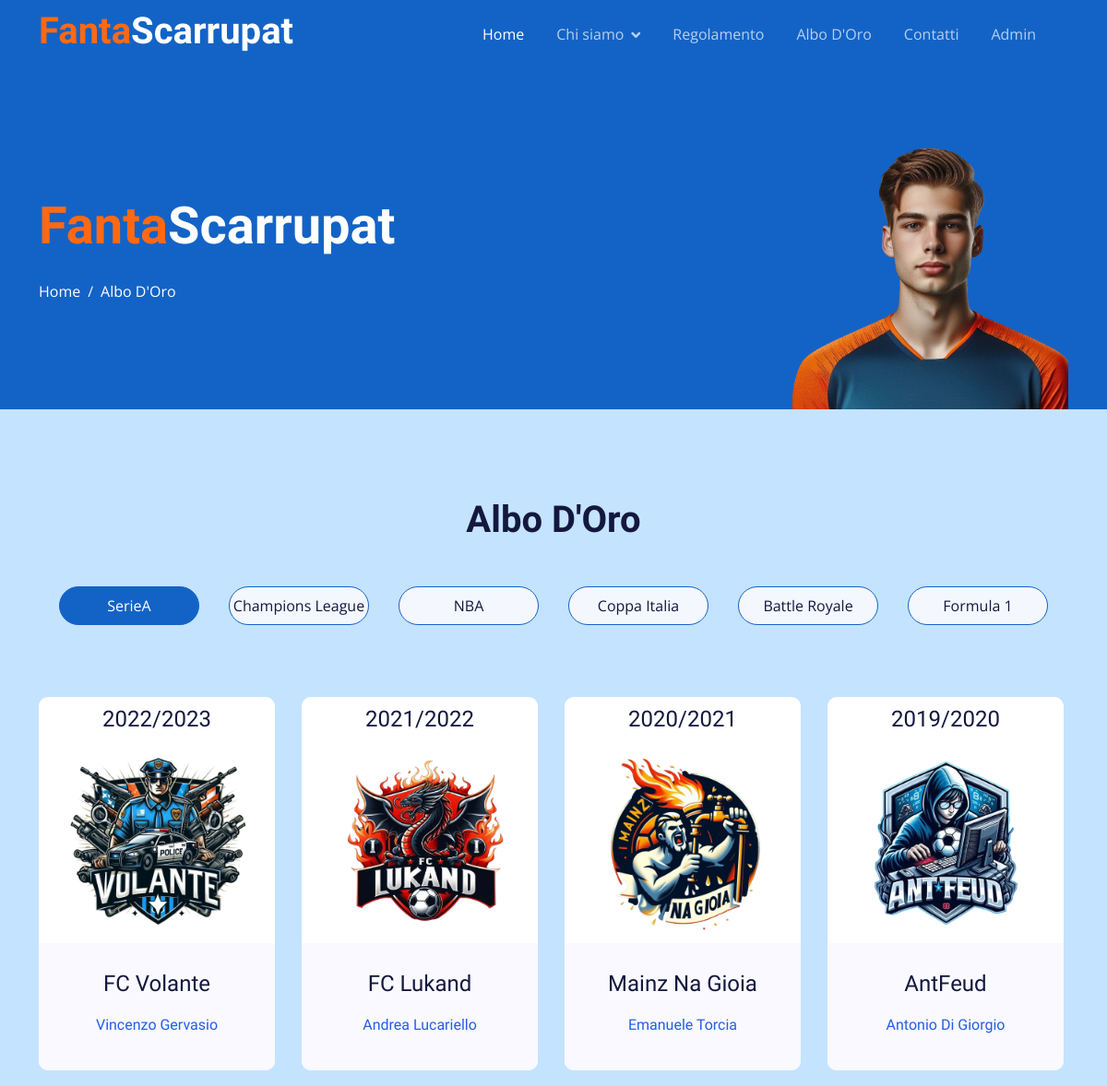
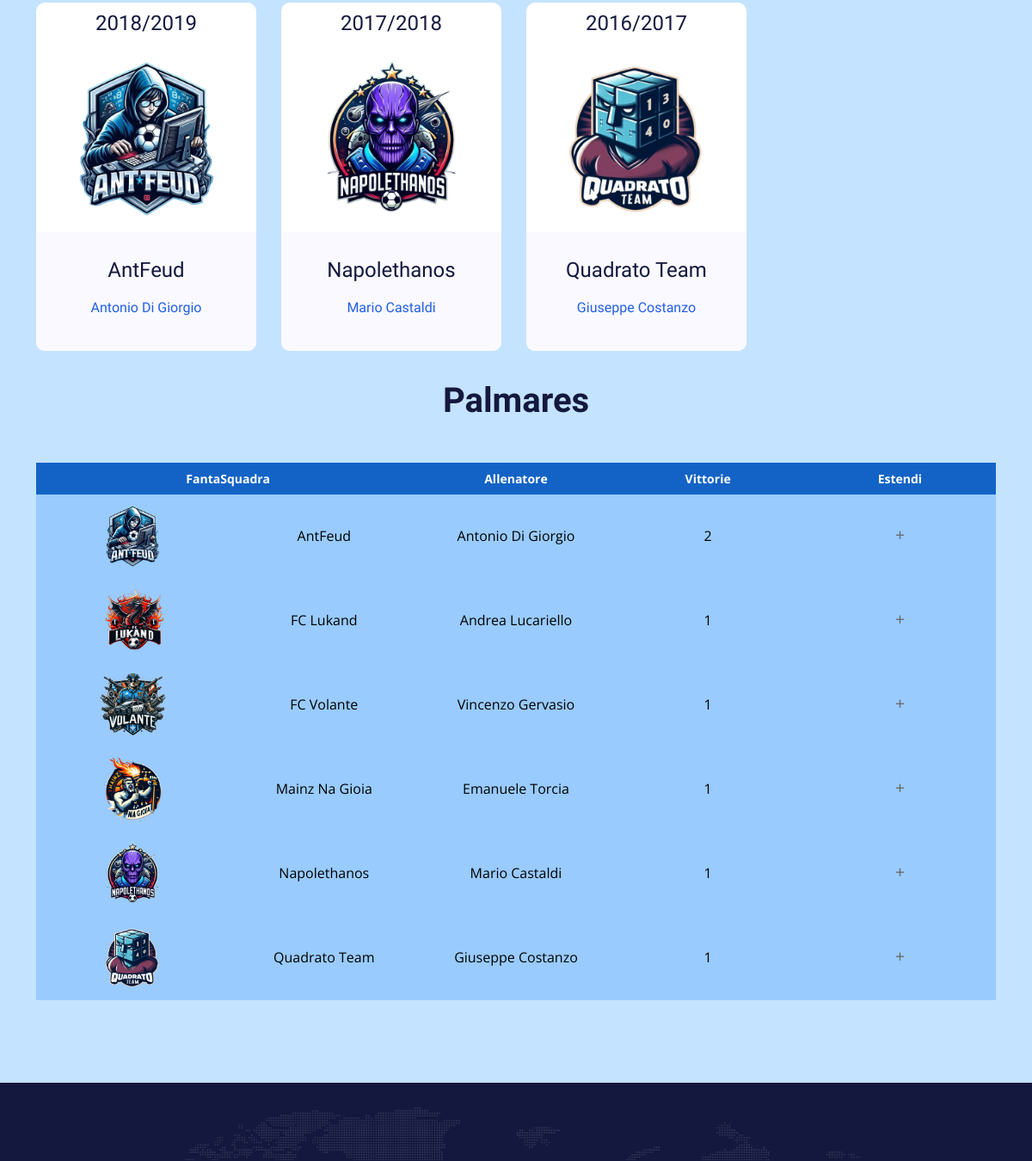
The page /alboDOro.php (upper part) on the database as committed earlier (2 pictures, top to bottom).
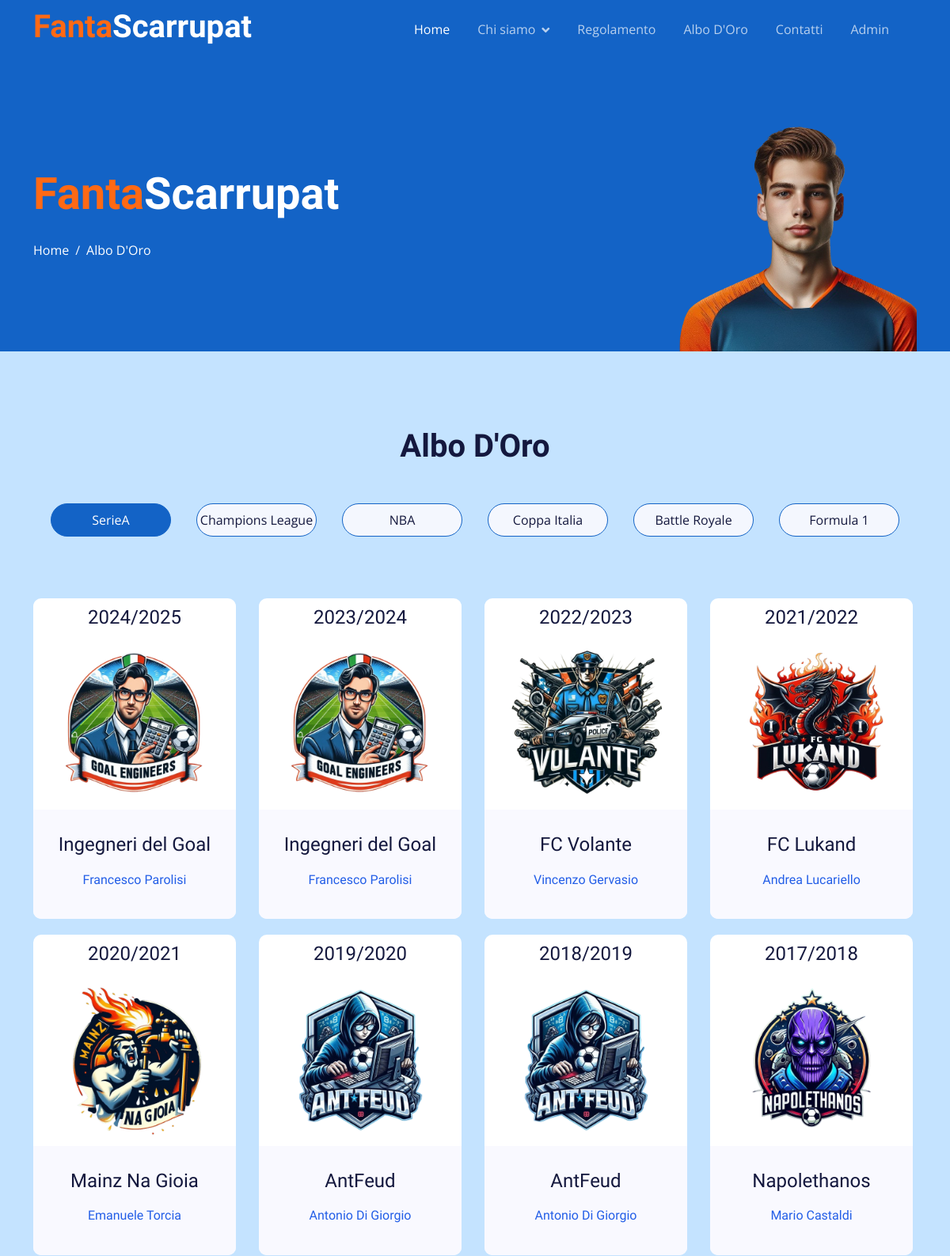
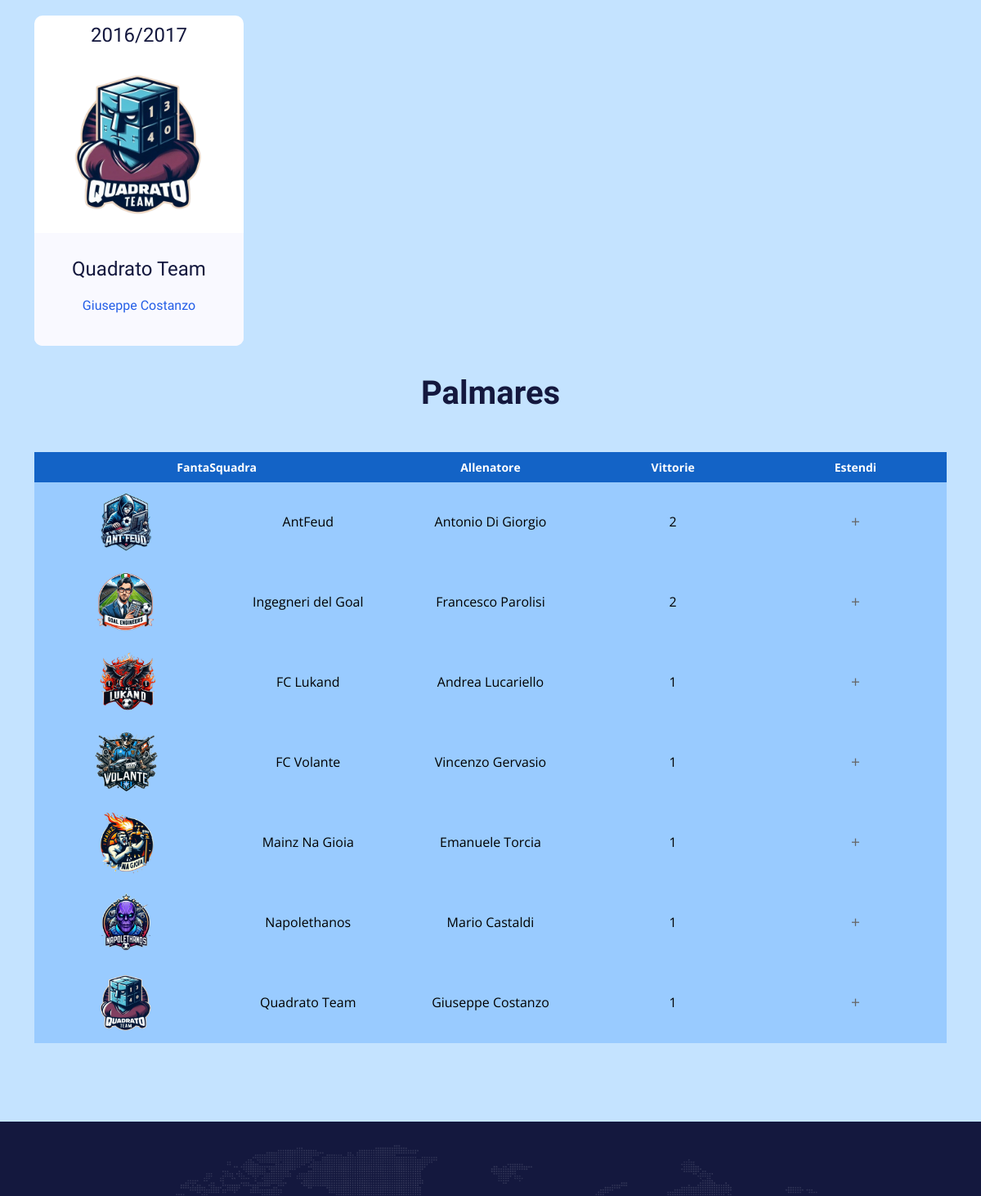
The same page on the database as committed later (2 pictures, top to bottom).
### tables this page shows
CREATE TABLE IF NOT EXISTS `competizione_disputata` (
                                                      `id_competizione_disputata` int NOT NULL AUTO_INCREMENT,
                                                      `nome_competizione` varchar(100) NOT NULL,
  `anno` int NOT NULL,
  `vincitore` varchar(100) DEFAULT NULL,
  PRIMARY KEY (`id_competizione_disputata`),
  KEY `nome_competizione` (`nome_competizione`),
  KEY `vincitore` (`vincitore`)
  );

CREATE TABLE IF NOT EXISTS `fantasquadra` (
                                            `nome_fantasquadra` varchar(100) NOT NULL,
  `scudetto` varchar(100) DEFAULT NULL,
  `fantallenatore` varchar(100) NOT NULL,
  `immagine_fantallenatore` varchar(100) NOT NULL,
  `flag_attuale` varchar(1) NOT NULL,
  PRIMARY KEY (`nome_fantasquadra`)
  );

### alboDOro.php (the view, shortened to what this page needs)
<!DOCTYPE html>
<html lang="en">
<head>
  <link href="https://cdnjs.cloudflare.com/ajax/libs/font-awesome/5.10.0/css/all.min.css" rel="stylesheet">
  <link href="https://cdn.jsdelivr.net/npm/bootstrap-icons@1.4.1/font/bootstrap-icons.css" rel="stylesheet">
  <link href="lib/animate/animate.min.css" rel="stylesheet">
  <link href="lib/owlcarousel/assets/owl.carousel.min.css" rel="stylesheet">
  <link href="css/bootstrap.min.css" rel="stylesheet">
  <link href="css/style.css" rel="stylesheet">
</head>
<body>
<?php
    include 'php/contVisual.php';
?>
<div class="container-fluid pt-5 bg-primary hero-header">
  <div class="container pt-5">
    <div class="row g-5 pt-5">
      <div class="col-lg-6 align-self-center text-center text-lg-start mb-lg-5">
        <h1 class="display-4 text-white mb-4 animated slideInRight">
          <span class="text-color1">Fanta</span><span class="text-color2">Scarrupat</span>
        </h1>
        <nav aria-label="breadcrumb">
          <ol class="breadcrumb justify-content-center justify-content-lg-start mb-0">
            <li class="breadcrumb-item"><a class="text-white" href="index.php">Home</a></li>
            <li class="breadcrumb-item text-white active" aria-current="page">Albo D'Oro</li>
          </ol>
        </nav>
      </div>
      <div class="col-lg-6 align-self-end text-center text-lg-end">
        <img class="img-fluid" src="img/player_mezzo_busto.png" alt="" style="max-height: 300px;">
      </div>
    </div>
  </div>
</div>
<div class="container-fluid destination py-5">
  <div class="container py-5">
    <div class="mx-auto text-center mb-5" style="max-width: 900px;">
      <div class="text-center mx-auto mb-5 wow fadeInUp" data-wow-delay="0.1s" style="max-width: 500px;">
        <h1 class="display-6 mb-5">Albo D'Oro</h1>
      </div>
    </div>
    <div class="tab-class text-center">
      <ul class="nav nav-pills d-inline-flex justify-content-center mb-5">
        <li class="nav-item">
          <a class="d-flex mx-3 py-2 border border-primary bg-light rounded-pill active" data-bs-toggle="pill" href="#SerieA">
            <span class="text-dark" style="width: 150px;">SerieA</span>
          </a>
        </li>
        <li class="nav-item">
          <a class="d-flex py-2 mx-3 border border-primary bg-light rounded-pill" data-bs-toggle="pill" href="#ChampionsLeague">
            <span class="text-dark" style="width: 150px;">Champions League</span>
          </a>
        </li>
        <li class="nav-item">
          <a class="d-flex py-2 mx-3 border border-primary bg-light rounded-pill" data-bs-toggle="pill" href="#NBA">
            <span class="text-dark" style="width: 150px;">NBA</span>
          </a>
        </li>
        <li class="nav-item">
          <a class="d-flex mx-3 py-2 border border-primary bg-light rounded-pill" data-bs-toggle="pill" href="#CoppaItalia">
            <span class="text-dark" style="width: 150px;">Coppa Italia</span>
          </a>
        </li>
        <li class="nav-item">
          <a class="d-flex mx-3 py-2 border border-primary bg-light rounded-pill" data-bs-toggle="pill" href="#BattleRoyale">
            <span class="text-dark" style="width: 150px;">Battle Royale</span>
          </a>
        </li>
        <li class="nav-item">
          <a class="d-flex mx-3 py-2 border border-primary bg-light rounded-pill" data-bs-toggle="pill" href="#Formula1">
            <span class="text-dark" style="width: 150px;">Formula 1</span>
          </a>
        </li>
      </ul>
      <div class="tab-content">
        <div id="SerieA" class="tab-pane fade show p-0 active">
          <div class="row">
            <?php
            $query = "SELECT C.id_competizione_disputata, C.anno, F.nome_fantasquadra, F.scudetto, F.fantallenatore, C.nome_competizione FROM competizione_disputata as C,
              fantasquadra AS F WHERE F.nome_fantasquadra = C.vincitore AND nome_competizione = 'Serie A' ORDER BY C.anno DESC";
            $result = $conn->query($query);
            if ($result->num_rows > 0) {
              while($row = $result->fetch_assoc()) {
                ?>
                <div class="col-lg-3 col-md-6">
                  <a href="#" class="dettagli-link" data-competizione="<?php echo $row["id_competizione_disputata"]?>" data-anno="<?php echo $row["anno"]; ?>">
                    <div class="single-unique-product">
                      <div class="descAnno">
                        <h4>
                          <?PHP echo $row["anno"]-1 ?>/<?PHP echo $row["anno"]?>
                        </h4>
                      </div>
                      <img class="img-fluid" src="img/scudetti/<?PHP echo$row["scudetto"]?>" alt="">
                      <div class="descVin">
                        <h4>
                          <?PHP echo $row["nome_fantasquadra"]?>
                        </h4>
                        <h6>
                          <?PHP echo $row["fantallenatore"]?>
                        </h6>
                      </div>
                    </div>
                  </a>
                </div>
                <?php
              }
            }
            ?>
          </div>
          <br>
          <div class="text-center mx-auto mb-5 wow fadeInUp" data-wow-delay="0.1s" style="max-width: 500px;">
            <h1 class="display-6 mb-5">Palmares</h1>
          </div>
          <div class="row">
            <div class="col-md-12">
              <div class="table-responsive">
                <table class="table">
                  <thead class="thead-primary">
                  <tr>
                    <th colspan="2">FantaSquadra</th>
                    <th>Allenatore</th>
                    <th>Vittorie</th>
                    <th>Estendi</th>
                  </tr>
                  </thead>
                  <tbody>
                  <?php
                  $query = "SELECT COUNT(id_competizione_disputata) as vittorie, F.nome_fantasquadra, F.scudetto, F.fantallenatore,
                          GROUP_CONCAT(DISTINCT CONCAT(' ', (C.anno) - 1), '/', C.anno) AS anni_vittoria
                          FROM competizione_disputata as C, fantasquadra AS F
                          WHERE F.nome_fantasquadra = C.vincitore AND nome_competizione = 'Serie A'
                          GROUP BY F.nome_fantasquadra ORDER BY vittorie DESC";
                  $result = $conn->query($query);
                  if ($result->num_rows > 0) {
                    while($row = $result->fetch_assoc()) {
                      ?>
                      <tr>
                        <th><img class="img-fluid-logo" src="img/scudetti/<?php echo $row["scudetto"]?>"></th>
                        <td><?php echo $row["nome_fantasquadra"]?></td>
                        <td><?php echo $row["fantallenatore"]?></td>
                        <td><?php echo $row["vittorie"]?></td>
                        <td><span class="toggle-icon">+</span></td>
                      </tr>
                      <?php
                    }
                  }
                  ?>
                  </tbody>
                </table>
              </div>
            </div>
          </div>
        </div>
      </div>
    </div>
  </div>
</div>
</body>
</html>

### css/style.css (style rules this page uses)
:root { --primary: #1363C6; --secondary: #15ACE1; --light: #F4F7FE; --dark: #14183E; }
.text-color1 { color: #FF6914; }
.text-color2 { color: #FFFFFF; }
h1, h2, h3, .fw-bold { font-weight: 700 !important; }
h4, h5, h6, .fw-medium { font-weight: 500 !important; }
* { box-sizing: border-box; }
.table { width: 100%; margin: 0 auto; background: #ffffff; -webkit-box-shadow: 0px 5px 12px -12px rgba(0, 0, 0, 0.29); -moz-box-shadow: 0px 5px 12px -12px rgba(0, 0, 0, 0.29); box-shadow: 0px 5px 12px -12px rgba(0, 0, 0, 0.29); text-align: center; table-layout: fixed; }
.table thead.thead-primary { background: var(--primary); }
.table thead th { border: none; font-size: 14px; color: #ffffff; }
.table tbody tr { margin-bottom: 10px; }
.table tbody th, .table tbody td { border: none; font-size: 16px; background: #99cbff; vertical-align: middle; border-bottom: 2px solid #99cbff; color: black; }
.table tbody td:nth-child(odd) { background: #99cbff; border-bottom: 2px solid #99cbff; }
.img-fluid-logo { width: 80px; height: 80px; align-content: center; }
.toggle-icon { cursor: pointer; font-size: 1.2em; color: #666; transition: transform 0.3s; }
.destination .tab-class .nav-item { padding: 0 0 20px 0; }
.destination .tab-class .nav-item a.active { background: var(--bs-primary) !important; }
.destination .tab-class .nav-item a.active span { color: var(--bs-white) !important; }
.single-unique-product { background-color: #fff; text-align: center; border-radius: 10px; margin: 10px 5px 10px 0; -webkit-transition: all 0.3s ease 0s; -moz-transition: all 0.3s ease 0s; -o-transition: all 0.3s ease 0s; transition: all 0.3s ease 0s; }
.single-unique-product img { padding: 0px; width: 200px; height: 200px; margin-bottom: 10px; }
.single-unique-product h6 { color: #235ee7; margin-top: 20px; margin-bottom: 10px; }
.single-unique-product .descAnno { padding: 10px 0; border-bottom-right-radius: 10px; border-bottom-left-radius: 10px; }
.single-unique-product .descVin { background-color: #f9f9ff; padding: 30px 0; border-bottom-right-radius: 10px; border-bottom-left-radius: 10px; }
.sticky-top { top: -150px; transition: .5s; }
.navbar { padding: 11px 0 !important; height: 75px; }
.navbar .navbar-nav .nav-link { margin-right: 35px; padding: 0; color: rgba(255, 255, 255, .7); outline: none; }
.navbar .navbar-nav .nav-link:hover, .navbar .navbar-nav .nav-link.active { color: rgba(255, 255, 255, 1); }
.navbar .dropdown-toggle::after { border: none; content: "\f107"; font-family: "Font Awesome 5 Free"; font-weight: 900; vertical-align: middle; margin-left: 8px; }
.hero-header { margin-top: -75px; background-size: cover; }
.hero-header .breadcrumb-item+.breadcrumb-item::before { color: var(--light); }
.footer { background: url(../img/footer.png) center center no-repeat; background-size: contain; }

Rows that differ between the two databases and show on the page:
added competizione_disputata: $row['anno']-1 "2024", anno "2025", fantasquadra.scudetto (picture), fantasquadra.nome_fantasquadra "Ingegneri del Goal", fantasquadra.fantallenatore "Francesco Parolisi"
added competizione_disputata: $row['anno']-1 "2023", anno "2024", fantasquadra.scudetto (picture), fantasquadra.nome_fantasquadra "Ingegneri del Goal", fantasquadra.fantallenatore "Francesco Parolisi"
now on this page (row edited): fantasquadra: scudetto (picture), nome_fantasquadra "Ingegneri del Goal", fantallenatore "Francesco Parolisi", vittorie "2"
